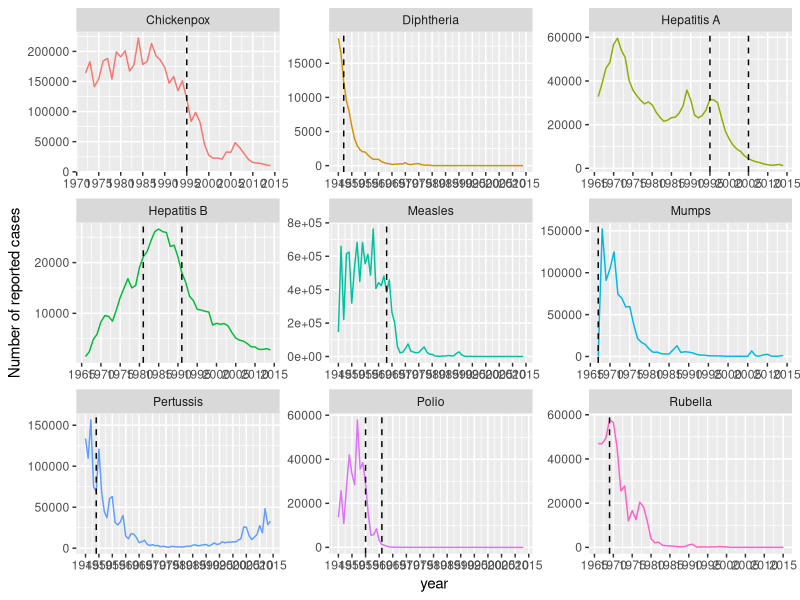
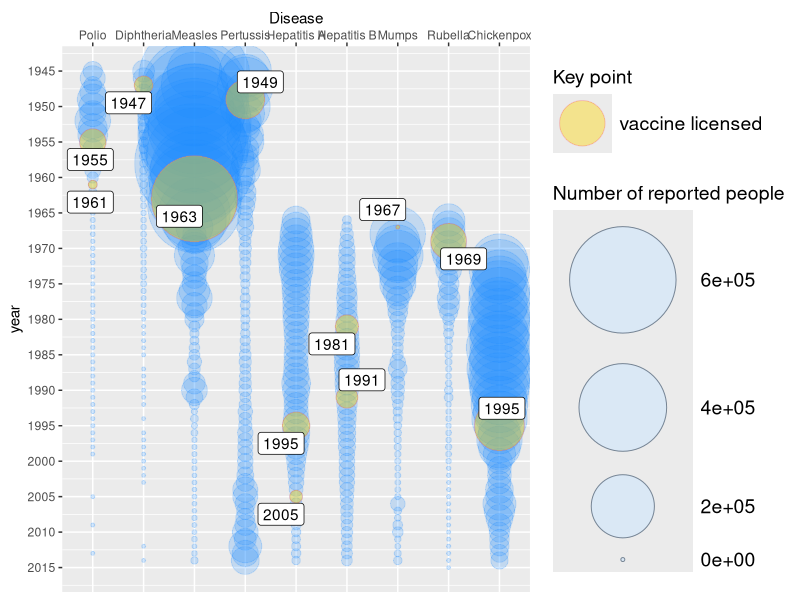

Write R code to recreate these figures, in order.
## ---- chunk 1
knitr::opts_chunk$set(echo = TRUE,fig.width=15,fig.height=12)
## ---- chunk 2
## setwd("/Users/admin/Desktop/744") ## BMB: please don't
vaccines=read.csv("vaccine_data_online.csv")
library(ggplot2)
## BMB: is there a way to avoid re-typing the disease labels?
vline=data.frame(disease=c("Diphtheria","Polio","Polio","Measles","Pertussis","Hepatitis A","Hepatitis A","Hepatitis B","Hepatitis B","Mumps","Rubella","Chickenpox"),year=c(1947,1955,1961,1963,1949,1995,2005,1981,1991,1967,1969,1995))
(g1 <- ggplot(vaccines,aes(year,cases,colour=disease)) ## x=year, y=cases, each color represents a disease
  + geom_line()
  + scale_x_continuous(breaks=seq(1945,2015,by=5)) ## rescale x-axis
  + labs(y="Number of reported cases")
  + facet_wrap(~disease,scales="free") ## set 'free' scale to make each facet looks better
  + theme(legend.position="none")
  + geom_vline(aes(xintercept=year),vline,linetype="dashed") ## dashed line represents the time of vaccine was licensed
)

## ---- chunk 3
## setwd("/Users/admin/Desktop/744")
## BMB: shouldn't need to re-read data, re-load packages
vaccines=read.csv("vaccine_data_online.csv")
library(ggplot2)
(g2 <- ggplot(vaccines,aes(reorder(disease,year),year)) ## reorder diseases by the time they were first reported
  +geom_point(aes(size=cases),color='dodgerblue',alpha=0.2)
  +geom_point(aes(size=cases,color='vaccine licensed'),fill='gold1',pch=21,alpha=0.4,data=vaccines[vaccines$vaccine!='FALSE',])
  +ggrepel::geom_label_repel(data=vaccines[vaccines$vaccine!='FALSE',],aes(label=c("1947",'1949','1955','1961','1963','1967','1969','1981','1991','1995','1995','2005')))
  +scale_size(range=c(1,40)) ## size of bubbles is from min=1 to max=40
  +scale_y_reverse(breaks=seq(1945,2015,by=5)) ## reverse y-axis
  +guides(size=guide_legend(reverse=T,order=2,override.aes=list(fill='white')),color=guide_legend(order=1,override.aes=list(fill='gold1',size=15))) ## rearrange two legends' order and positions
  +scale_x_discrete(position="top") ## move x-axis to the top
  +labs(x="Disease",color="Key point",size="Number of reported people",shape="Key point")## rename labels
  +theme(legend.title=element_text(size=14),legend.text=element_text(size=14))
)
